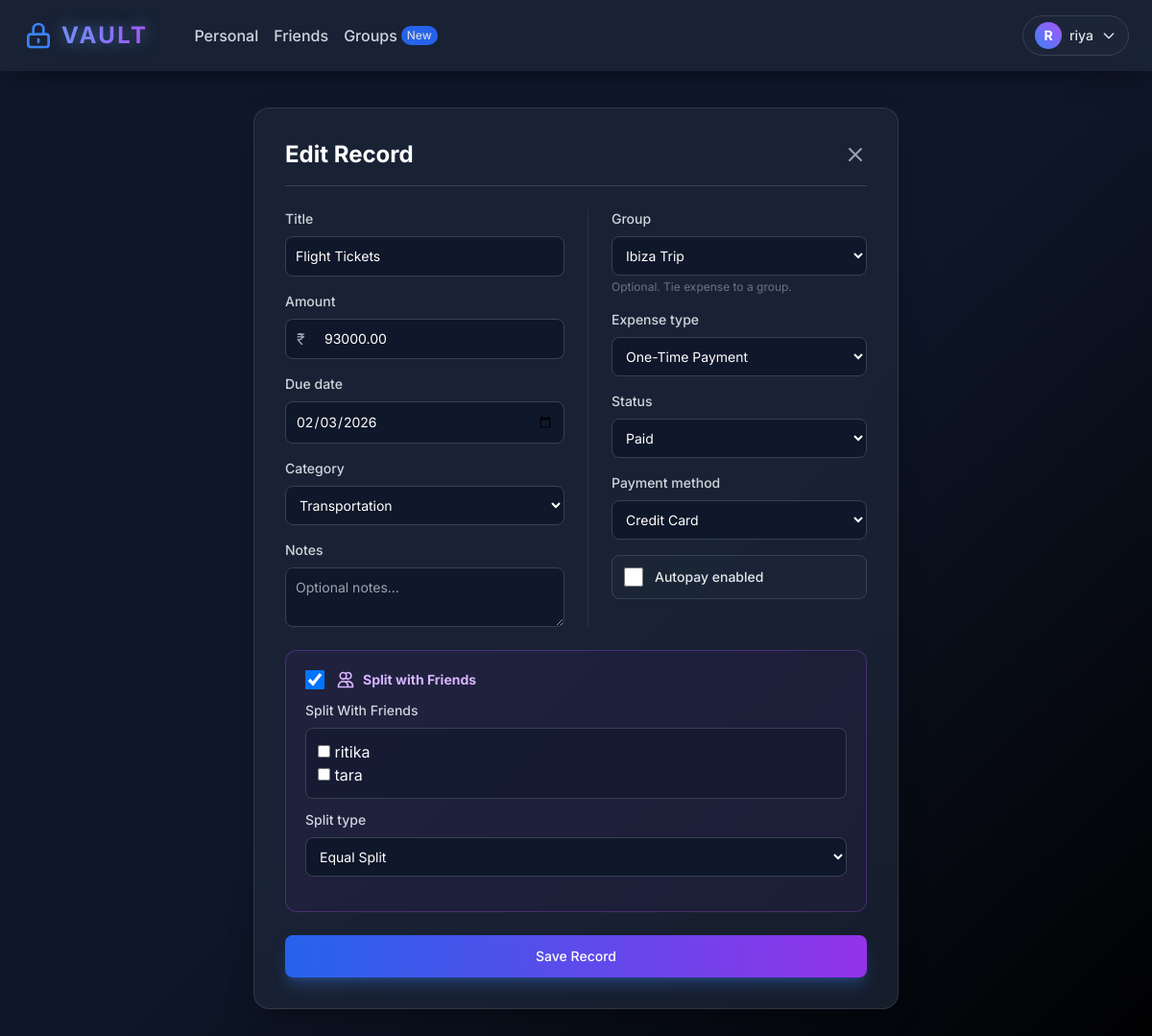
Screenshot of /edit/52/ (signed in) with the database file from the repository.
### Vault/models.py (models this page shows, shortened)
class Expense(models.Model):
    EXPENSE_TYPES = (
        ('One-Time', 'One-Time Payment'),
        ('Subscription', 'Recurring Subscription'),
        ('Bill', 'Monthly Bill'),
    )
    STATUS_CHOICES = (
        ('Paid', 'Paid'),
        ('Pending', 'Pending'),
    )
    CATEGORY_CHOICES = (
        ('Housing', 'Housing'),
        ('Utilities', 'Utilities'),
        ('Grocery', 'Grocery'),
        ('Food', 'Food'),
        ('Transportation', 'Transportation'),
        ('Healthcare', 'Healthcare'),
        ('Entertainment', 'Entertainment'),
        ('Credit Card', 'Credit Card'),
        ('Other', 'Other'),
    )
    PAYMENT_METHODS = (
        ('Credit Card', 'Credit Card'),
        ('Debit Card', 'Debit Card'),
        ('Cash', 'Cash'),
        ('None', 'Not Applicable / Pending'),
    )
    user = models.ForeignKey(User, on_delete=models.CASCADE)
    title = models.CharField(max_length=150, help_text="Recipient or Service Name")
    amount = models.DecimalField(max_digits=10, decimal_places=2)
    due_date = models.DateField()
    category = models.CharField(max_length=50, choices=CATEGORY_CHOICES, default='Other')
    expense_type = models.CharField(max_length=20, choices=EXPENSE_TYPES, default='One-Time')
    status = models.CharField(max_length=20, choices=STATUS_CHOICES, default='Pending')
    payment_method = models.CharField(max_length=20, choices=PAYMENT_METHODS, default='None')
    is_autopay = models.BooleanField(default=False)
    is_cc_bill = models.BooleanField(default=False)
    is_shared = models.BooleanField(default=False)
    paid_by = models.ForeignKey(User, related_name='expenses_paid', null=True, blank=True, on_delete=models.SET_NULL)
    group = models.ForeignKey('ExpenseGroup', related_name='expenses', null=True, blank=True, on_delete=models.SET_NULL)
    notes = models.TextField(blank=True, null=True, help_text="Any additional comments or notes")
    SPLIT_TYPES = (
        ('Equal', 'Equal Split'),
        ('Percentage', 'Percentage (%)'),
        ('Exact', 'Exact Amounts'),
    )
    split_type = models.CharField(max_length=20, choices=SPLIT_TYPES, default='Equal')
    year = models.IntegerField(default=2026)
    month = models.IntegerField(default=1)
    week = models.IntegerField(default=1)

### Vault/views.py (the view)
# urls.py: path('edit/<int:pk>/', views.edit_expense, name='edit_expense'),
@login_required
def edit_expense(request, pk):
    expense = get_object_or_404(Expense, pk=pk, user=request.user)
    friends_initiated = Friendship.objects.filter(user=request.user, status='Accepted').values_list('friend_id', flat=True)
    friends_received = Friendship.objects.filter(friend=request.user, status='Accepted').values_list('user_id', flat=True)
    friend_ids = list(friends_initiated) + list(friends_received)
    if request.method == 'POST':
        form = ExpenseForm(request.POST, instance=expense, user=request.user)
        if form.is_valid():
            saved_expense = form.save()
            update_cc_bill(request.user, saved_expense.due_date)
            logger.info(f"Updated Expense: {saved_expense.id} by User: {request.user.username}")
            if saved_expense.group:
                SplitTransaction.objects.filter(expense=saved_expense).delete()
                saved_expense.is_shared = True
                saved_expense.save()
                process_splits(saved_expense, request)
            elif saved_expense.is_shared:
                SplitTransaction.objects.filter(expense=saved_expense).delete()
                split_users = form.cleaned_data.get('split_with')
                if split_users:
                    process_splits(saved_expense, request, split_users)
            if saved_expense.group:
                return redirect('group_detail', pk=saved_expense.group.pk)
            return redirect(f'/?year={saved_expense.due_date.year}&month={saved_expense.due_date.month}')
    else: form = ExpenseForm(instance=expense, user=request.user)
    if expense.is_shared and not expense.group:
        split_users = list(set(split.debtor for split in expense.splits.all()))
        form.fields['split_with'].initial = split_users
    import json
    groups_data = {}
    for g in request.user.expense_groups.all():
        groups_data[g.id] = [{'id': m.id, 'username': m.username} for m in g.members.all()]
    friends_queryset = User.objects.filter(id__in=friend_ids)
    friends_data = [{'id': f.id, 'username': f.username} for f in friends_queryset]
    existing_splits = {}
    if expense.is_shared:
        for split in expense.splits.all():
            if expense.split_type == 'Percentage':
                pct = (split.amount / expense.amount) * 100 if expense.amount > 0 else 0
                existing_splits[split.debtor.id] = float(pct)
            else:  # Exact or Equal
                existing_splits[split.debtor.id] = float(split.amount)
    return render(request, 'Vault/expense_form.html', {
        'form': form,
        'action': 'Edit',
        'groups_data': json.dumps(groups_data),
        'friends_data': json.dumps(friends_data),
        'existing_splits': json.dumps(existing_splits),
        'current_user': json.dumps({'id': request.user.id, 'username': request.user.username})
    })

### Vault/models.py (called while the page is built)
    def __str__(self):
        return self.name

### Vault/templates/Vault/expense_form.html (shortened to what this page needs)
{% extends 'Vault/base.html' %}
{% block content %}
<div class="flex justify-center mb-12">
    <div class="glass-panel p-8 w-full max-w-2xl relative">
        <div class="flex justify-between items-center mb-6 border-b border-gray-700 pb-4">
            <h2 class="text-2xl font-bold text-white">{{ action }} Record</h2>
            <a href="{% url 'dashboard' %}" class="text-gray-400 hover:text-white transition">
                <svg class="w-6 h-6" fill="none" stroke="currentColor" viewBox="0 0 24 24"><path stroke-linecap="round" stroke-linejoin="round" stroke-width="2" d="M6 18L18 6M6 6l12 12"></path></svg>
            </a>
        </div>
        <form method="post" class="space-y-6">
            <div class="grid grid-cols-1 md:grid-cols-2 gap-6">
                <div class="space-y-4">
                    <div>
                        <label class="block mb-2 text-sm font-medium text-gray-300">{{ form.title.label }}</label>
                        {{ form.title }}
                    </div>
                    <div>
                        <label class="block mb-2 text-sm font-medium text-gray-300">{{ form.amount.label }}</label>
                        <div class="relative">
                            <span class="absolute inset-y-0 left-0 flex items-center pl-3 text-gray-400">₹</span>
                            <div class="currency-input">{{ form.amount }}</div>
                        </div>
                    </div>
                    <div>
                        <label class="block mb-2 text-sm font-medium text-gray-300">{{ form.due_date.label }}</label>
                        {{ form.due_date }}
                    </div>
                    <div>
                        <label class="block mb-2 text-sm font-medium text-gray-300">{{ form.category.label }}</label>
                        {{ form.category }}
                    </div>
                    <div>
                        <label class="block mb-2 text-sm font-medium text-gray-300">{{ form.notes.label }}</label>
                        {{ form.notes }}
                    </div>
                </div>
                <div class="space-y-4 border-l border-gray-700/50 pl-0 md:pl-6">
                    <div>
                        <label class="block mb-2 text-sm font-medium text-gray-300">{{ form.group.label }}</label>
                        {{ form.group }}
                        <p class="text-xs text-gray-500 mt-1">Optional. Tie expense to a group.</p>
                    </div>
                    <div>
                        <label class="block mb-2 text-sm font-medium text-gray-300">{{ form.expense_type.label }}</label>
                        {{ form.expense_type }}
                    </div>
                    <div>
                        <label class="block mb-2 text-sm font-medium text-gray-300">{{ form.status.label }}</label>
                        {{ form.status }}
                    </div>
                    <div>
                        <label class="block mb-2 text-sm font-medium text-gray-300">{{ form.payment_method.label }}</label>
                        {{ form.payment_method }}
                    </div>
                    <div class="flex items-center gap-3 bg-vault-800/50 p-3 rounded-lg border border-gray-700 mt-4">
                        {{ form.is_autopay }}
                        <label class="text-sm font-medium text-gray-200 cursor-pointer" for="{{ form.is_autopay.id_for_label }}">Autopay enabled</label>
                    </div>
                </div>
            </div>
            <div class="mt-6 border border-purple-500/30 bg-purple-900/10 p-5 rounded-xl" x-data="{
                shared: document.getElementById('{{ form.is_shared.id_for_label }}').checked,
                hasGroup: document.getElementById('{{ form.group.id_for_label }}').value !== ''
            }">
                <div class="flex items-center gap-3 mb-3">
                    {{ form.is_shared }}
                    <label class="text-sm font-bold text-purple-300 cursor-pointer flex items-center gap-2" for="{{ form.is_shared.id_for_label }}">
                        <svg class="w-5 h-5" fill="none" stroke="currentColor" viewBox="0 0 24 24"><path stroke-linecap="round" stroke-linejoin="round" stroke-width="2" d="M12 4.354a4 4 0 110 5.292M15 21H3v-1a6 6 0 0112 0v1zm0 0h6v-1a6 6 0 00-9-5.197M13 7a4 4 0 11-8 0 4 4 0 018 0z"></path></svg>
                        Split with Friends
                    </label>
                </div>
                <div class="overflow-hidden transition-all duration-300" x-show="shared || hasGroup" x-collapse>
                    <div id="split-with-container">
                        <label class="block mb-2 text-sm font-medium text-gray-300">{{ form.split_with.label }}</label>
                        <div class="bg-vault-900/50 border border-gray-700 rounded-lg p-3 max-h-40 overflow-y-auto split-friends-list mb-3">
                            {{ form.split_with }}
                        </div>
                    </div>
                    <label class="block mb-2 text-sm font-medium text-gray-300">{{ form.split_type.label }}</label>
                    {{ form.split_type }}
                </div>
            </div>
            <button type="submit" class="w-full text-white bg-gradient-to-r from-blue-600 to-purple-600 hover:from-blue-500 hover:to-purple-500 font-medium rounded-lg text-sm px-5 py-3 text-center shadow-lg shadow-blue-500/30 transition shadow mt-6">Save Record</button>
        </form>
    </div>
</div>
{% endblock %}

### Vault/templates/Vault/base.html (shortened to what this page needs)
<!DOCTYPE html>
<html lang="en" class="dark">
<head>
    <script src="https://cdn.tailwindcss.com"></script>
</head>
<body class="antialiased min-h-screen flex flex-col pt-20 bg-gradient-to-br from-vault-900 via-vault-900 to-black">
    <nav class="fixed top-0 w-full z-50 glass-panel border-b-0 rounded-none border-x-0 border-t-0 px-6 py-4 flex justify-between items-center" x-data="{ userMenu: false }">
        <div class="flex items-center gap-6">
            <a href="{% url 'dashboard' %}" class="text-2xl font-bold tracking-widest text-transparent bg-clip-text bg-gradient-to-r from-blue-400 to-purple-500 glow-text flex items-center gap-2">
                <svg class="w-8 h-8 text-blue-500" fill="none" stroke="currentColor" viewBox="0 0 24 24"><path stroke-linecap="round" stroke-linejoin="round" stroke-width="2" d="M12 15v2m-6 4h12a2 2 0 002-2v-6a2 2 0 00-2-2H6a2 2 0 00-2 2v6a2 2 0 002 2zm10-10V7a4 4 0 00-8 0v4h8z"></path></svg>
            </a>
            {% if user.is_authenticated %}
                <div class="hidden md:flex gap-4 ml-6">
                    <a href="{% url 'dashboard' %}" class="text-gray-300 hover:text-white transition font-medium">Personal</a>
                    <a href="{% url 'friends_dashboard' %}" class="text-gray-300 hover:text-white transition font-medium">Friends</a>
                    <a href="{% url 'groups_dashboard' %}" class="text-gray-300 hover:text-white transition font-medium flex items-center gap-1">Groups <span class="bg-blue-600 text-xs px-1.5 py-0.5 rounded-full">New</span></a>
                </div>
            {% endif %}
        </div>
        <div class="flex items-center gap-4">
            {% if user.is_authenticated %}
                <div class="relative">
                    <button @click="userMenu = !userMenu" @click.away="userMenu = false" class="flex items-center gap-2 text-sm font-medium text-gray-200 hover:text-white transition bg-vault-800/50 px-3 py-1.5 rounded-full border border-gray-700 hover:border-gray-500">
                        <div class="w-7 h-7 rounded-full bg-gradient-to-tr from-blue-500 to-purple-500 flex items-center justify-center text-white font-bold">{{ user.username.0|upper }}</div>
                        <span class="hidden sm:block">{{ user.username }}</span>
                        <svg class="w-4 h-4" fill="none" stroke="currentColor" viewBox="0 0 24 24"><path stroke-linecap="round" stroke-linejoin="round" stroke-width="2" d="M19 9l-7 7-7-7"></path></svg>
                    </button>
                </div>
            {% else %}
                <a href="{% url 'login' %}" class="text-sm font-medium text-gray-300 hover:text-white transition">Sign In</a>
                <a href="{% url 'register' %}" class="text-sm font-medium bg-blue-600 hover:bg-blue-500 text-white px-4 py-2 rounded-full transition shadow-lg shadow-blue-500/30">Get Started</a>
            {% endif %}
        </div>
    </nav>
    <main class="flex-grow container mx-auto px-4 py-8 relative z-10 w-full max-w-7xl">
        {% block content %}{% endblock %}
    </main>
</body>
</html>

### Vault/templates/Vault/base.html (style rules this page uses)
body { font-family: 'Inter', sans-serif; background-color: #0f172a; color: #f8fafc; }
.glass-panel { background: rgba(30, 41, 59, 0.7); backdrop-filter: blur(16px); -webkit-backdrop-filter: blur(16px); border: 1px solid rgba(255, 255, 255, 0.1); border-radius: 1rem; box-shadow: 0 10px 30px -10px rgba(0,0,0,0.5); }
.glow-text { text-shadow: 0 0 15px rgba(96, 165, 250, 0.5); }

### rows the page displays
Expense: title "Flight Tickets", amount "93000.00", due_date "02/03/2026", category "Transportation", group "Ibiza Trip", expense_type "One-Time Payment", status "Paid", payment_method "Credit Card", is_shared "☑", split_type "Equal Split"

### other values shown
{{ user.username.0|upper }} "R"
{{ user.username }} "riya"
{{ action }} "Edit"
